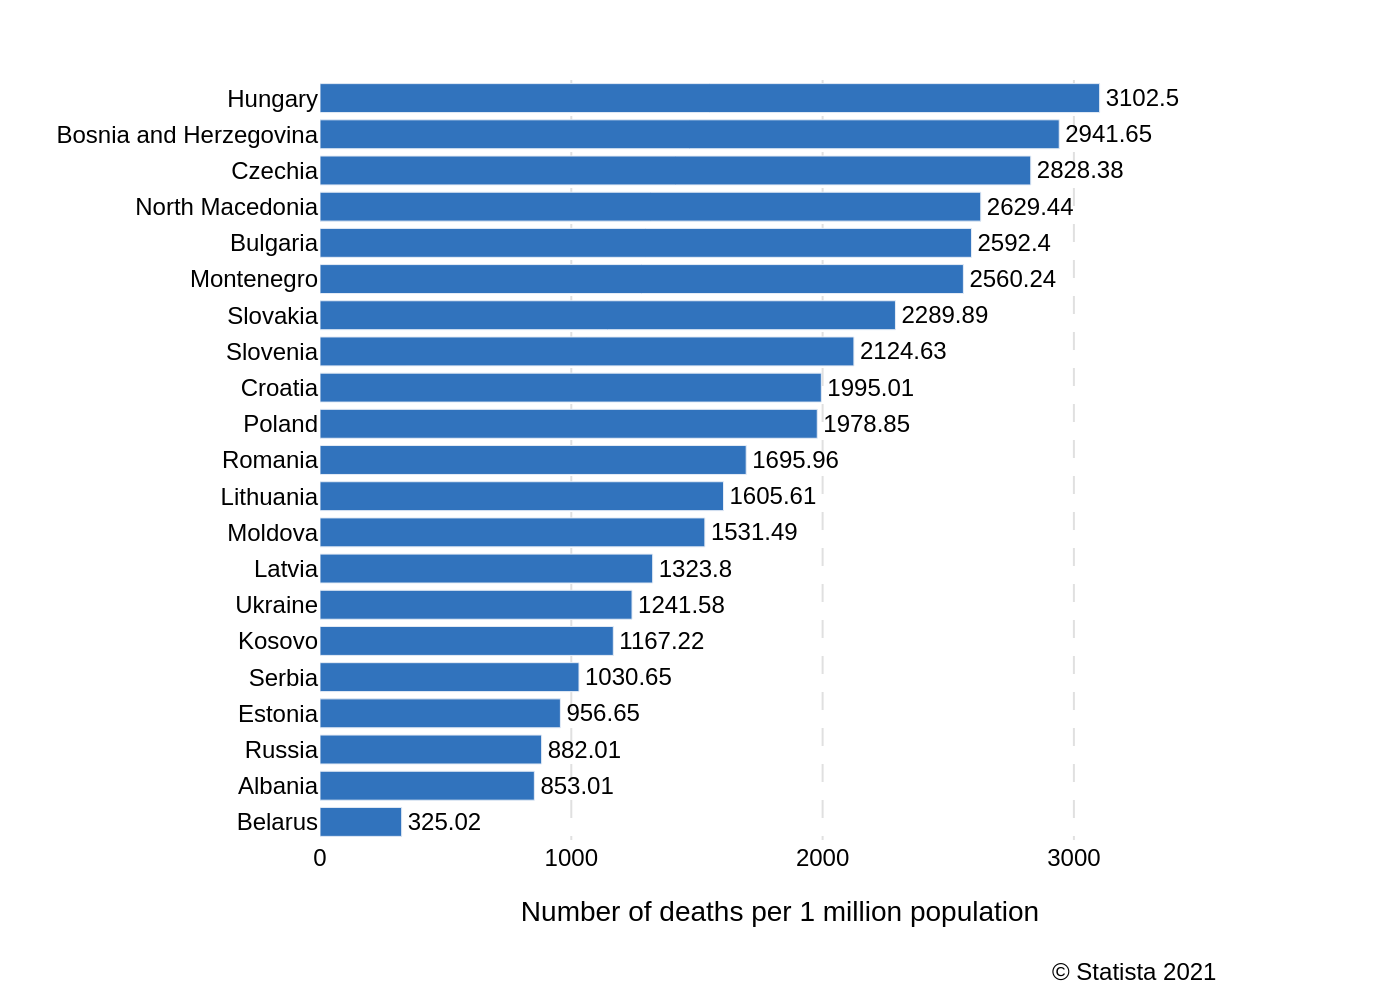

Write the Python code that produced this figure.
import sys
import json
import pathlib
import plotly.graph_objects as go

if len(sys.argv) != 2:
    print("Usage: python <script_name>.py <json_file_path>")
    sys.exit(1)

json_path = sys.argv[1]

try:
    with open(json_path, 'r', encoding='utf-8') as f:
        chart_details = json.load(f)
except FileNotFoundError:
    print(f"Error: JSON file not found at {json_path}")
    sys.exit(1)
except json.JSONDecodeError:
    print(f"Error: Could not decode JSON from {json_path}")
    sys.exit(1)

chart_data = chart_details['chart_data']
texts = chart_details['texts']
colors = chart_details['colors']

categories = [d['category'] for d in chart_data]
values = [d['value'] for d in chart_data]
labels = [d['label'] for d in chart_data]

fig = go.Figure()

fig.add_trace(go.Bar(
    y=categories,
    x=values,
    orientation='h',
    marker=dict(color=colors[0]),
    text=labels,
    textposition='outside',
    texttemplate='%{text}',
    cliponaxis=False
))

fig.update_layout(
    font=dict(family="Arial", size=12, color="#000000"),
    plot_bgcolor='white',
    paper_bgcolor='white',
    showlegend=False,
    xaxis_title=texts.get('x_axis_title'),
    yaxis_title=texts.get('y_axis_title'),
    xaxis=dict(
        showgrid=True,
        gridcolor='#E0E0E0',
        griddash='dash',
        zeroline=False,
        range=[0, max(values) * 1.18]
    ),
    yaxis=dict(
        autorange="reversed",
        showgrid=False
    ),
    margin=dict(l=160, r=80, t=40, b=80),
    annotations=[
        dict(
            text=texts.get('source', ''),
            showarrow=False,
            xref="paper",
            yref="paper",
            x=0.98,
            y=-0.15,
            xanchor='right',
            yanchor='top',
            align='right',
            font=dict(size=12)
        )
    ]
)

base_filename = pathlib.Path(json_path).stem
output_filename = f"{base_filename}.png"
fig.write_image(output_filename, scale=2)

print(f"Chart saved to {output_filename}")
